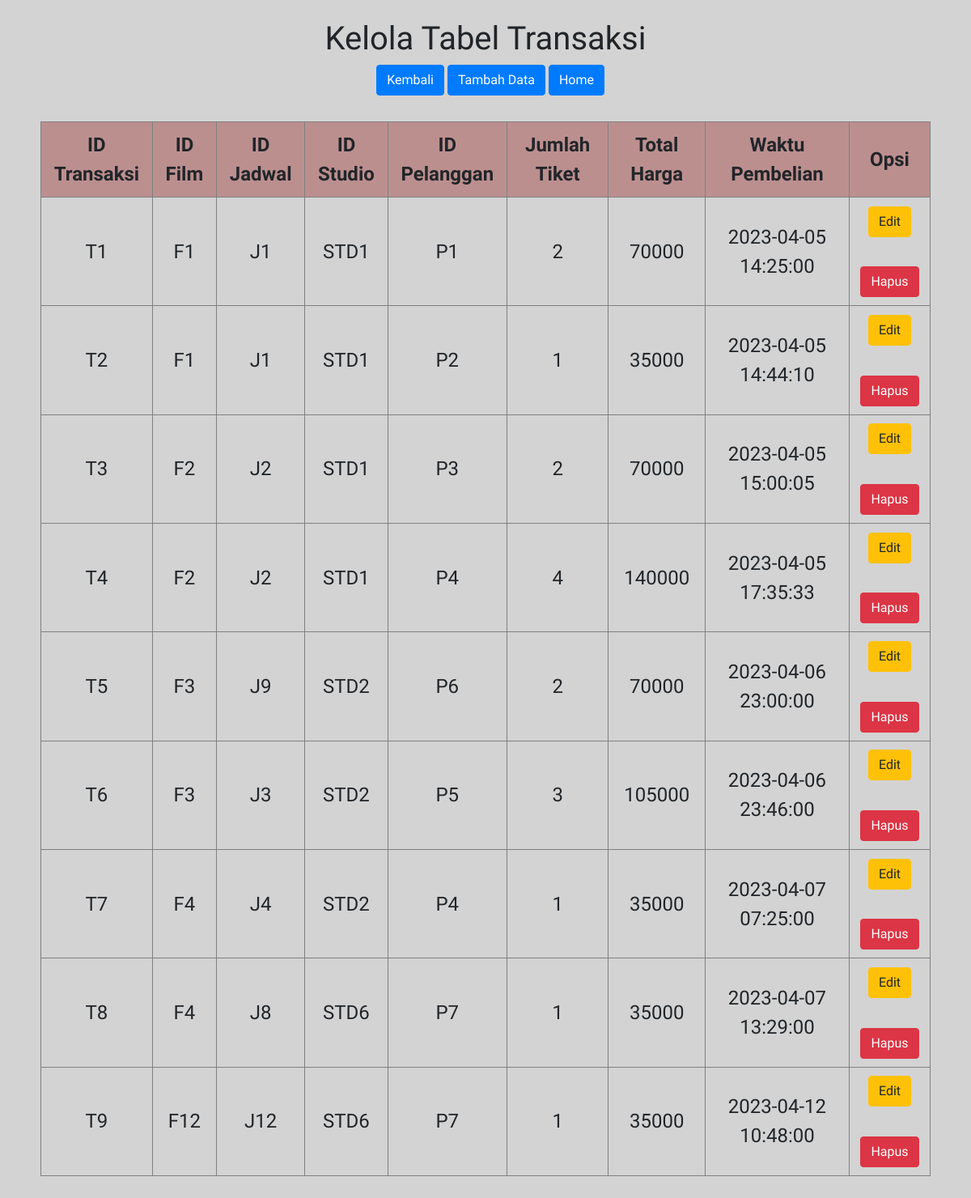
/kelola_transaksi.php, run on the app's committed database.
### tables this page shows
CREATE TABLE `transaksi_pembelian_tiket` (
  `id_transaksi` varchar(25) NOT NULL,
  `id_film` varchar(25) NOT NULL,
  `id_jadwal` varchar(25) NOT NULL,
  `id_studio` varchar(25) NOT NULL,
  `id_pelanggan` varchar(25) NOT NULL,
  `jumlah_tiket` int(11) DEFAULT NULL,
  `total_harga` int(11) DEFAULT NULL,
  `waktu_pembelian` datetime DEFAULT NULL,
  PRIMARY KEY (`id_transaksi`),
  KEY `id_film` (`id_film`),
  KEY `id_studio` (`id_studio`),
  KEY `id_jadwal` (`id_jadwal`),
  KEY `id_pelanggan` (`id_pelanggan`),
  CONSTRAINT `transaksi_pembelian_tiket_ibfk_1` FOREIGN KEY (`id_film`) REFERENCES `film` (`id_film`),
  CONSTRAINT `transaksi_pembelian_tiket_ibfk_2` FOREIGN KEY (`id_studio`) REFERENCES `studio` (`id_studio`),
  CONSTRAINT `transaksi_pembelian_tiket_ibfk_3` FOREIGN KEY (`id_jadwal`) REFERENCES `jadwal_tayang` (`id_jadwal`),
  CONSTRAINT `transaksi_pembelian_tiket_ibfk_4` FOREIGN KEY (`id_pelanggan`) REFERENCES `pelanggan` (`id_pelanggan`)
);

### kelola_transaksi.php (the view, shortened to what this page needs)
<?php
require 'function.php';
?>
<!DOCTYPE html>
<html>
<link href="https://cdn.datatables.net/1.10.20/css/dataTables.bootstrap4.min.css" rel="stylesheet" />
<link rel="stylesheet" href="https://maxcdn.bootstrapcdn.com/bootstrap/4.0.0/css/bootstrap.min.css">
<head>
</head>
<body>
    <br>
    <h1 align="center">Kelola Tabel Transaksi</h1>
    <a href="kelola_studio.php">
        <div class="div btn btn-primary mb-2">
            Kembali
        </div>
    </a>
    <a>
        <div class="div btn btn-primary mb-2" data-toggle="modal" data-target="#myModal">
            Tambah Data
        </div>
    </a>
    <a href="homepage.php">
        <div class="div btn btn-primary mb-2">
            Home
        </div>
    </a>
    <br><br>
    <table border="1" cellpadding="10" cellspacing="0" align="center" style="font-size: x-large; max-width:1100px;">
        <tr style="background-color:rosybrown; font-weight:bolder;" align="center">
            <td>ID Transaksi</td>
            <td>ID Film</td>
            <td>ID Jadwal</td>
            <td>ID Studio</td>
            <td>ID Pelanggan</td>
            <td>Jumlah Tiket</td>
            <td>Total Harga</td>
            <td>Waktu Pembelian</td>
            <td style="width: 100px;">Opsi</td>
        </tr>
        <?php
        $listtransaksi = mysqli_query($koneksi, "select * from transaksi_pembelian_tiket");
        while ($data = mysqli_fetch_array($listtransaksi)) {
            $idtransaksi = $data['id_transaksi'];
            $idfilm = $data['id_film'];
            $idjadwal = $data['id_jadwal'];
            $idstudio = $data['id_studio'];
            $idpelanggan = $data['id_pelanggan'];
            $jumlahtiket = $data['jumlah_tiket'];
            $totalharga = $data['total_harga'];
            $waktupembelian = $data['waktu_pembelian'];
        ?>
            <tr align="center">
                <td><?= $idtransaksi; ?></td>
                <td><?= $idfilm; ?></td>
                <td><?= $idjadwal; ?></td>
                <td><?= $idstudio; ?></td>
                <td><?= $idpelanggan; ?></td>
                <td><?= $jumlahtiket; ?></td>
                <td><?= $totalharga; ?></td>
                <td><?= $waktupembelian; ?></td>
                <td>
                    <button type="button" class="btn btn-warning" data-toggle="modal" data-target="#edittransaksi<?= $idtransaksi; ?>">
                        Edit
                    </button> <br><br>
                    <button type="button" class="btn btn-danger" data-toggle="modal" data-target="#deletetransaksi<?= $idtransaksi; ?>">
                        Hapus
                    </button>
                </td>
            </tr>
        <?php
        };
        ?>
    </table>
</body>
<br><br><br>
</html>

### kelola_transaksi.php (style rules this page uses)
body, html { background-color: lightgray; font-family: "Inconsolata", sans-serif; text-align: center; }

### data on the page
transaksi_pembelian_tiket: id_transaksi "T1", id_film "F1", id_jadwal "J1", id_studio "STD1", id_pelanggan "P1", jumlah_tiket "2", total_harga "70000", waktu_pembelian "2023-04-05 14:25:00"
transaksi_pembelian_tiket: id_transaksi "T2", id_film "F1", id_jadwal "J1", id_studio "STD1", id_pelanggan "P2", jumlah_tiket "1", total_harga "35000", waktu_pembelian "2023-04-05 14:44:10"
transaksi_pembelian_tiket: id_transaksi "T3", id_film "F2", id_jadwal "J2", id_studio "STD1", id_pelanggan "P3", jumlah_tiket "2", total_harga "70000", waktu_pembelian "2023-04-05 15:00:05"
transaksi_pembelian_tiket: id_transaksi "T4", id_film "F2", id_jadwal "J2", id_studio "STD1", id_pelanggan "P4", jumlah_tiket "4", total_harga "140000", waktu_pembelian "2023-04-05 17:35:33"
transaksi_pembelian_tiket: id_transaksi "T5", id_film "F3", id_jadwal "J9", id_studio "STD2", id_pelanggan "P6", jumlah_tiket "2", total_harga "70000", waktu_pembelian "2023-04-06 23:00:00"
transaksi_pembelian_tiket: id_transaksi "T6", id_film "F3", id_jadwal "J3", id_studio "STD2", id_pelanggan "P5", jumlah_tiket "3", total_harga "105000", waktu_pembelian "2023-04-06 23:46:00"
transaksi_pembelian_tiket: id_transaksi "T7", id_film "F4", id_jadwal "J4", id_studio "STD2", id_pelanggan "P4", jumlah_tiket "1", total_harga "35000", waktu_pembelian "2023-04-07 07:25:00"
transaksi_pembelian_tiket: id_transaksi "T8", id_film "F4", id_jadwal "J8", id_studio "STD6", id_pelanggan "P7", jumlah_tiket "1", total_harga "35000", waktu_pembelian "2023-04-07 13:29:00"
transaksi_pembelian_tiket: id_transaksi "T9", id_film "F12", id_jadwal "J12", id_studio "STD6", id_pelanggan "P7", jumlah_tiket "1", total_harga "35000", waktu_pembelian "2023-04-12 10:48:00"
